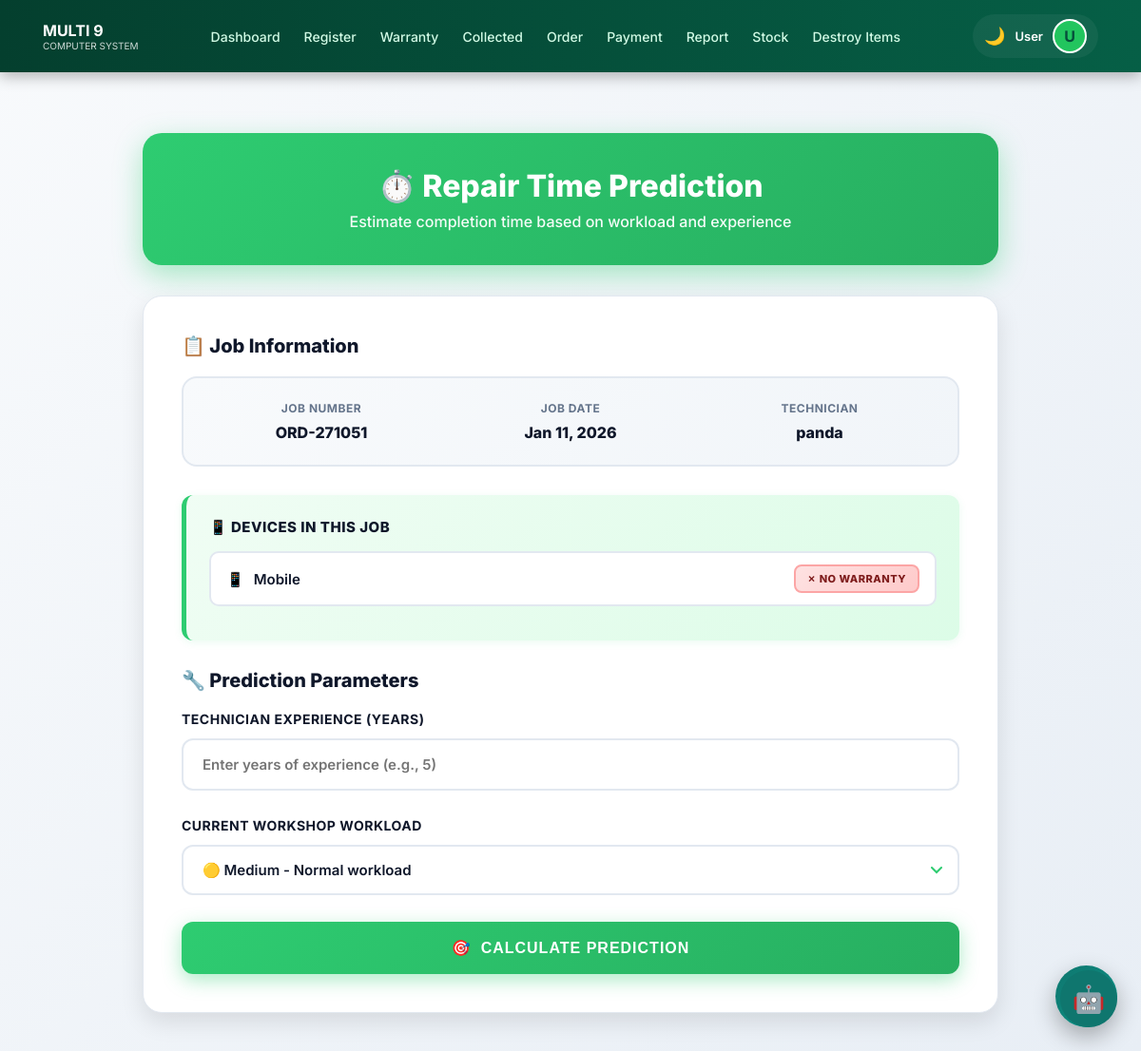
The app's page /duration.php?job_no=ORD-271051 with its own data.
### tables this page shows
CREATE TABLE `job` (
  `job_no` varchar(20) NOT NULL,
  `phone_number` varchar(15) DEFAULT NULL,
  `job_date` date NOT NULL,
  `job_status` varchar(20) DEFAULT 'Pending',
  `item_category` varchar(100) DEFAULT NULL,
  `brand` varchar(50) DEFAULT NULL,
  `problem_type` varchar(100) DEFAULT NULL,
  `problem_severity` varchar(50) DEFAULT NULL,
  `technician_experience_years` int(11) DEFAULT NULL,
  `workshop_workload` varchar(50) DEFAULT NULL,
  `actual_repair_time_days` int(11) DEFAULT NULL,
  `technician_id` int(11) DEFAULT NULL,
  `estimated_cost` decimal(10,2) DEFAULT 0.00
);

CREATE TABLE `technicians` (
  `technician_id` int(11) NOT NULL,
  `name` varchar(100) NOT NULL
);

CREATE TABLE `job_device` (
  `job_device_id` int(11) NOT NULL,
  `job_no` varchar(20) DEFAULT NULL,
  `device_name` varchar(100) NOT NULL,
  `model` varchar(100) DEFAULT NULL,
  `serial_no` varchar(100) DEFAULT NULL,
  `warranty_status` varchar(50) DEFAULT NULL,
  `supplier_name` varchar(255) DEFAULT NULL,
  `description` text DEFAULT NULL,
  `device_image` varchar(255) DEFAULT NULL,
  `issue_name` varchar(255) DEFAULT NULL,
  `device_status` varchar(50) NOT NULL DEFAULT 'Pending',
  `completed_date` datetime DEFAULT NULL,
  `destroy_notice_sent_date` datetime DEFAULT NULL,
  `issue_category` enum('Hardware','Software') DEFAULT 'Hardware',
  `final_status` varchar(50) DEFAULT 'Pending',
  `rent_warning_sent` int(11) DEFAULT 0,
  `parts_json` text DEFAULT NULL
);

### duration.php (the view, shortened to what this page needs)
<?php
include 'db_config.php';
include 'navbar.php';
$job_no = isset($_GET['job_no']) ? mysqli_real_escape_string($conn, $_GET['job_no']) : '';
$job_data = null;
if ($job_no) {
    $query = "SELECT j.job_no, j.job_date, t.name as tech_name
              FROM job j
              LEFT JOIN technicians t ON j.technician_id = t.technician_id
              WHERE j.job_no = '$job_no' LIMIT 1";
    $result = mysqli_query($conn, $query);
    $job_data = mysqli_fetch_assoc($result);
}
?>
<!DOCTYPE html>
<html lang="en">
<head>
</head>
<body>
<div class="container">
    <div class="page-header">
        <h1>⏱️ Repair Time Prediction</h1>
        <p>Estimate completion time based on workload and experience</p>
    </div>
    <div class="predict-card">
        <?php if ($job_data): ?>
            <div class="section-title">📋 Job Information</div>
            <div class="info-grid">
                <div class="info-item">
                    <label>Job Number</label>
                    <p><?= htmlspecialchars($job_data['job_no']) ?></p>
                </div>
                <div class="info-item">
                    <label>Job Date</label>
                    <p><?= date('M d, Y', strtotime($job_data['job_date'])) ?></p>
                </div>
                <div class="info-item">
                    <label>Technician</label>
                    <p><?= htmlspecialchars($job_data['tech_name'] ?? 'Unassigned') ?></p>
                </div>
            </div>
            <div class="device-list">
                <div class="device-list-title">📱 Devices in This Job</div>
                <?php
                $dev_res = mysqli_query($conn, "SELECT device_name, warranty_status FROM job_device WHERE job_no = '$job_no'");
                while($dev = mysqli_fetch_assoc($dev_res)):
                    $badge_class = ($dev['warranty_status'] == 'Warranty') ? 'badge-warranty' : 'badge-no-warranty';
                    $icon = ($dev['warranty_status'] == 'Warranty') ? '✓' : '✗';
                ?>
                    <div class="device-item">
                        <div class="device-name">
                            <span>📱</span>
                            <span><?= htmlspecialchars($dev['device_name']) ?></span>
                        </div>
                        <span class="badge <?= $badge_class ?>">
                            <?= $icon ?> <?= htmlspecialchars($dev['warranty_status']) ?>
                        </span>
                    </div>
                <?php endwhile; ?>
            </div>
            <div class="section-title">🔧 Prediction Parameters</div>
            <form method="POST">
                <div class="form-group">
                    <label>Technician Experience (Years)</label>
                    <input type="number" name="experience" min="1" max="50" required placeholder="Enter years of experience (e.g., 5)">
                </div>
                <div class="form-group">
                    <label>Current Workshop Workload</label>
                    <select name="workload" required>
                        <option value="Medium" selected>🟡 Medium - Normal workload</option>
                    </select>
                </div>
                <button type="submit" name="predict" class="btn-predict">
                    <span>🎯</span>
                    <span>Calculate Prediction</span>
                </button>
            </form>
        <?php endif; ?>
    </div>
</div>
</body>
<?php include 'chatbot.php'; ?>
</html>

### duration.php (style rules this page uses)
* { margin: 0; padding: 0; box-sizing: border-box; }
:root { --primary: #2ecc71; --primary-hover: #27ae60; --primary-dark: #229954; --success: #10b981; --danger: #ef4444; --warning: #f59e0b; --bg-main: #f8fafc; --card-bg: #ffffff; --text-main: #1a202c; --text-dark: #0f172a; --text-muted: #64748b; --border: #e2e8f0; --shadow-md: 0 4px 12px rgba(0, 0, 0, 0.08); --shadow-lg: 0 10px 25px rgba(0, 0, 0, 0.1); }
body { font-family: 'Inter', sans-serif; background: linear-gradient(135deg, #f8fafc 0%, #e8eef5 100%); padding: 140px 20px 40px 20px; color: var(--text-main); min-height: 100vh; transition: background 0.3s ease, color 0.3s ease; }
.container { max-width: 900px; margin: 0 auto; }
.page-header { background: linear-gradient(135deg, #2ecc71 0%, #27ae60 100%); padding: 36px 40px; border-radius: 20px; margin-bottom: 32px; box-shadow: 0 10px 30px rgba(46, 204, 113, 0.4); color: white; text-align: center; }
.page-header h1 { font-size: 32px; font-weight: 800; margin-bottom: 8px; display: flex; align-items: center; justify-content: center; gap: 12px; }
.page-header p { font-size: 16px; opacity: 0.95; font-weight: 500; }
.predict-card { background: var(--card-bg); padding: 40px; border-radius: 20px; border: 1px solid var(--border); box-shadow: var(--shadow-lg); transition: all 0.3s ease; }
.section-title { font-size: 20px; font-weight: 800; color: var(--text-dark); margin-bottom: 20px; display: flex; align-items: center; gap: 10px; }
.info-grid { display: grid; grid-template-columns: repeat(3, 1fr); gap: 20px; margin-bottom: 30px; background: linear-gradient(135deg, #f8fafc 0%, #f1f5f9 100%); padding: 24px; border-radius: 16px; border: 2px solid var(--border); }
.info-item { text-align: center; }
.info-item label { font-size: 12px; text-transform: uppercase; color: var(--text-muted); font-weight: 700; letter-spacing: 0.5px; display: block; margin-bottom: 8px; }
.info-item p { margin: 0; font-weight: 800; font-size: 16px; color: var(--text-dark); }
.device-list { margin-bottom: 30px; padding: 24px; border-left: 5px solid var(--primary); background: linear-gradient(135deg, #f0fdf4 0%, #dcfce7 100%); border-radius: 12px; box-shadow: 0 2px 8px rgba(46, 204, 113, 0.1); }
.device-list-title { font-size: 15px; font-weight: 800; color: var(--text-dark); margin-bottom: 16px; text-transform: uppercase; letter-spacing: 0.5px; }
.device-item { font-size: 15px; margin-bottom: 12px; padding: 12px 16px; background: white; border-radius: 10px; display: flex; align-items: center; justify-content: space-between; border: 2px solid #e2e8f0; transition: all 0.3s ease; font-weight: 600; color: var(--text-dark); }
.device-name { display: flex; align-items: center; gap: 10px; }
.badge { font-size: 11px; padding: 6px 12px; border-radius: 8px; font-weight: 800; text-transform: uppercase; letter-spacing: 0.5px; }
.badge-no-warranty { background: linear-gradient(135deg, #fee2e2 0%, #fecaca 100%); color: #7f1d1d; border: 2px solid #fca5a5; }
.form-group { margin-bottom: 28px; }
label { display: block; margin-bottom: 12px; font-weight: 700; font-size: 14px; color: var(--text-dark); text-transform: uppercase; letter-spacing: 0.5px; }
select, input { width: 100%; padding: 16px 20px; border: 2px solid var(--border); border-radius: 12px; font-size: 15px; font-family: 'Inter', sans-serif; font-weight: 600; color: var(--text-dark); transition: all 0.3s ease; background: white; }
select { cursor: pointer; appearance: none; background-repeat: no-repeat; background-position: right 16px center; padding-right: 45px; }
.btn-predict { background: linear-gradient(135deg, var(--primary) 0%, var(--primary-hover) 100%); color: white; width: 100%; border: none; padding: 18px; border-radius: 12px; font-weight: 800; font-size: 16px; cursor: pointer; text-transform: uppercase; letter-spacing: 1px; transition: all 0.3s ease; box-shadow: 0 6px 20px rgba(46, 204, 113, 0.4); display: flex; align-items: center; justify-content: center; gap: 10px; }

### records on screen
job: job_no "ORD-271051", job_date "Jan 11, 2026", technician.name "panda"
job_device: device_name "Mobile", warranty_status "✗", warranty_status "NO WARRANTY"

### other values on screen
$user_name "User"
$user_initial "U"
